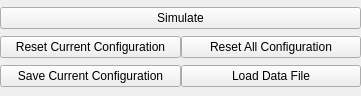
<?xml version="1.0" encoding="UTF-8"?>
<ui version="4.0">
 <class>ConfigurationButtons</class>
 <widget class="QWidget" name="ConfigurationButtons">
  <property name="geometry">
   <rect>
    <x>0</x>
    <y>0</y>
    <width>361</width>
    <height>96</height>
   </rect>
  </property>
  <property name="windowTitle">
   <string>Form</string>
  </property>
  <layout class="QGridLayout" name="gridLayout">
   <property name="leftMargin">
    <number>0</number>
   </property>
   <property name="topMargin">
    <number>0</number>
   </property>
   <property name="rightMargin">
    <number>0</number>
   </property>
   <property name="bottomMargin">
    <number>0</number>
   </property>
   <property name="spacing">
    <number>0</number>
   </property>
   <item row="1" column="0">
    <widget class="QPushButton" name="resetCurrentConfigurationPushButton">
     <property name="text">
      <string>Reset Current Configuration</string>
     </property>
    </widget>
   </item>
   <item row="2" column="0">
    <widget class="QPushButton" name="saveCurrentConfigurationPushButton">
     <property name="text">
      <string>Save Current Configuration</string>
     </property>
    </widget>
   </item>
   <item row="1" column="1">
    <widget class="QPushButton" name="resetAllConfigurationPushButton">
     <property name="text">
      <string>Reset All Configuration</string>
     </property>
    </widget>
   </item>
   <item row="2" column="1">
    <widget class="QPushButton" name="loadDataFilePushButton">
     <property name="text">
      <string>Load Data File</string>
     </property>
    </widget>
   </item>
   <item row="0" column="0" colspan="2">
    <widget class="QPushButton" name="simulatePushButton">
     <property name="text">
      <string>Simulate</string>
     </property>
    </widget>
   </item>
  </layout>
 </widget>
 <resources/>
 <connections/>
</ui>
